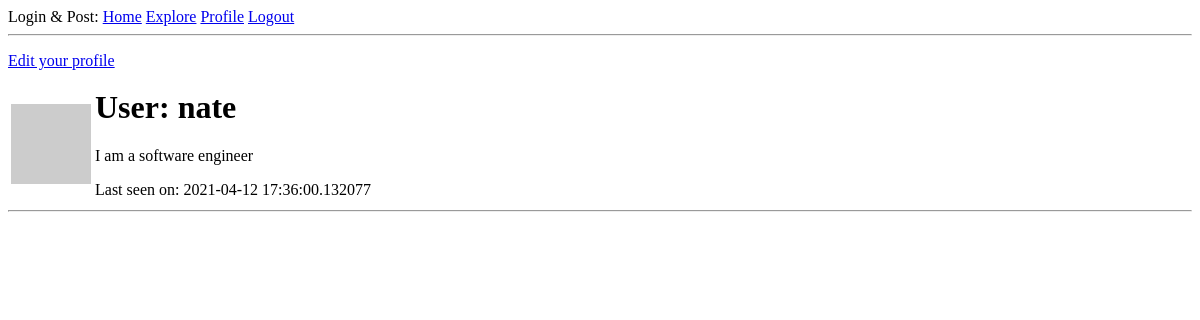
The page /user/nate/ (signed in) on the database as committed earlier.
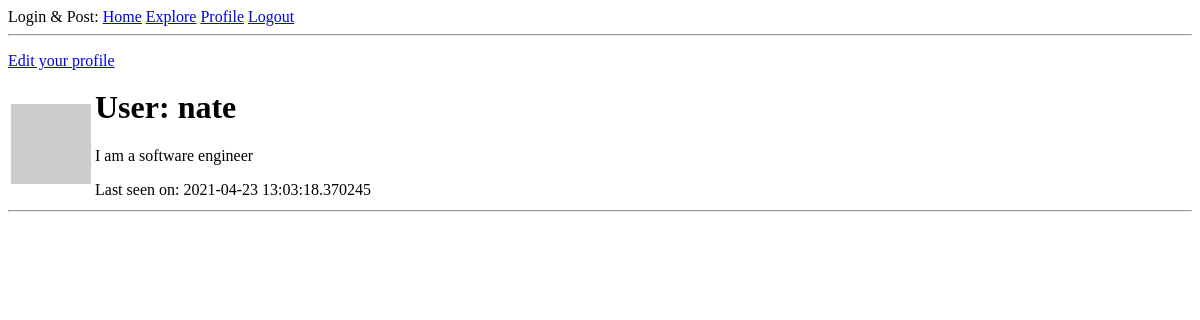
The same page on the database as committed later.
### app/models.py (models this page shows, shortened)
class User(UserMixin, db.Model):
    id = db.Column(db.Integer, primary_key=True)
    username = db.Column(db.String(64), index=True, unique=True)
    email = db.Column(db.String(120), index=True, unique=True)
    password_hash = db.Column(db.String(128))
    tasks = db.relationship('Task', backref='author', lazy='dynamic')
    about_me = db.Column(db.String(140))
    last_seen = db.Column(db.DateTime, default=datetime.utcnow)
    followed = db.relationship(
        'User', secondary=followers,
        primaryjoin=(followers.c.follower_id == id),
        secondaryjoin=(followers.c.followed_id == id),
        backref=db.backref('followers', lazy='dynamic'), lazy='dynamic')
    def avatar(self, size):
        digest = md5(self.email.lower().encode('utf-8')).hexdigest()
        return 'https://www.gravatar.com/avatar/{}?d=identicon&s={}'.format(
            digest, size
        )

### app/routes.py (the view)
@app.route('/user/<username>/')
@login_required
def user(username):
    user = User.query.filter_by(username=username).first_or_404()
    page = request.args.get('page', 1, type=int)
    tasks = user.tasks.order_by(Task.timestamp.desc()).paginate(
        page, app.config['POSTS_PER_PAGE'], False)
    next_url = url_for('user', username=user.username, page=tasks.next_num) \
        if tasks.has_next else None
    prev_url = url_for('user', username=user.username, page=tasks.prev_num) \
        if tasks.has_prev else None
    return render_template('user.html', user=user, tasks=tasks.items,
                           next_url=next_url, prev_url=prev_url)

### app/models.py (called while the page is built)
@login.user_loader
def load_user(id):
    return User.query.get(int(id))

### app/routes.py (called while the page is built)
@app.before_request
def before_request():
    if current_user.is_authenticated:
        current_user.last_seen = datetime.utcnow()
        db.session.commit()

### app/templates/user.html (shortened to what this page needs)
{% extends "base.html" %}
{% block content %}
    <table>
        <tr>
            <td><img src="{{ user.avatar(128) }}"></td>
            <td>
                <h1>User: {{ user.username }}</h1>
                {% if user.about_me %}<p>{{ user.about_me }}</p>{% endif %}
                {% if user.last_seen %}<p>Last seen on: {{ user.last_seen }}</p>{% endif %}
            </td>
            {% if user == current_user %}
                <p><a href="{{ url_for('edit_profile') }}">Edit your profile</a></p>
                   {% elif not current_user.is_following(user) %}
                <p><a href="{{ url_for('follow', username=user.username) }}">Follow</a></p>
            {% else %}
            <p><a href="{{ url_for('unfollow', username=user.username) }}">Unfollow</a></p>
            {% endif %}
        </tr>
    </table>
    <hr>
{% endblock %}

Rows that differ between the two databases and show on the page:
changed User "nate": last_seen "2021-04-12 17:36:00.132077" → "2021-04-23 13:03:18.370245"
